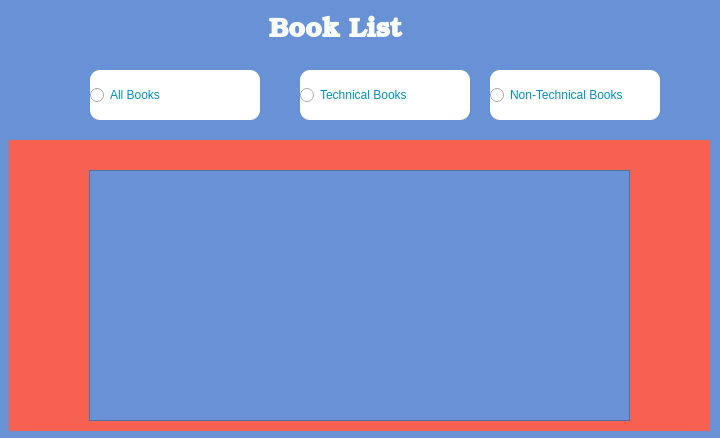
<?xml version="1.0" encoding="UTF-8"?>
<ui version="4.0">
 <class>stakW</class>
 <widget class="QDialog" name="stakW">
  <property name="geometry">
   <rect>
    <x>0</x>
    <y>0</y>
    <width>720</width>
    <height>438</height>
   </rect>
  </property>
  <property name="windowTitle">
   <string>Dialog</string>
  </property>
  <property name="styleSheet">
   <string notr="true">background-color: #6892d5;
color: #f8fcfb;</string>
  </property>
  <widget class="QLabel" name="label_4">
   <property name="geometry">
    <rect>
     <x>240</x>
     <y>10</y>
     <width>191</width>
     <height>41</height>
    </rect>
   </property>
   <property name="font">
    <font>
     <family>URW Bookman</family>
     <pointsize>20</pointsize>
     <bold>true</bold>
    </font>
   </property>
   <property name="styleSheet">
    <string notr="true">color: #f8fcfb;</string>
   </property>
   <property name="text">
    <string>Book List</string>
   </property>
   <property name="scaledContents">
    <bool>false</bool>
   </property>
   <property name="alignment">
    <set>Qt::AlignCenter</set>
   </property>
  </widget>
  <widget class="QRadioButton" name="tech_radioButton_2">
   <property name="geometry">
    <rect>
     <x>300</x>
     <y>70</y>
     <width>170</width>
     <height>50</height>
    </rect>
   </property>
   <property name="styleSheet">
    <string notr="true">color:#0091bf;
border-radius:10px;
background-color: rgb(255, 255, 255);
</string>
   </property>
   <property name="text">
    <string>Technical Books</string>
   </property>
  </widget>
  <widget class="QRadioButton" name="all_radioButton_3">
   <property name="geometry">
    <rect>
     <x>90</x>
     <y>70</y>
     <width>170</width>
     <height>50</height>
    </rect>
   </property>
   <property name="styleSheet">
    <string notr="true">color:#0091bf;
border-radius:10px;
background-color: rgb(255, 255, 255);
</string>
   </property>
   <property name="text">
    <string>All Books</string>
   </property>
  </widget>
  <widget class="QRadioButton" name="nonT_radioButton">
   <property name="geometry">
    <rect>
     <x>490</x>
     <y>70</y>
     <width>170</width>
     <height>50</height>
    </rect>
   </property>
   <property name="styleSheet">
    <string notr="true">color:#0091bf;
border-radius:10px;
background-color: rgb(255, 255, 255);
</string>
   </property>
   <property name="text">
    <string>Non-Technical Books</string>
   </property>
  </widget>
  <widget class="QStackedWidget" name="stackedWidget">
   <property name="geometry">
    <rect>
     <x>9</x>
     <y>140</y>
     <width>701</width>
     <height>291</height>
    </rect>
   </property>
   <property name="styleSheet">
    <string notr="true">background-color: #6892d5;
color: #f8fcfb;</string>
   </property>
   <property name="currentIndex">
    <number>1</number>
   </property>
   <widget class="QWidget" name="page">
    <widget class="QTableView" name="tableView">
     <property name="geometry">
      <rect>
       <x>100</x>
       <y>21</y>
       <width>541</width>
       <height>251</height>
      </rect>
     </property>
    </widget>
   </widget>
   <widget class="QWidget" name="page_2">
    <property name="styleSheet">
     <string notr="true">background-color: rgb(246, 97, 81);</string>
    </property>
    <widget class="QTableView" name="tableView_2">
     <property name="geometry">
      <rect>
       <x>80</x>
       <y>30</y>
       <width>541</width>
       <height>251</height>
      </rect>
     </property>
     <property name="styleSheet">
      <string notr="true">background-color: #6892d5;
color: #f8fcfb;</string>
     </property>
    </widget>
   </widget>
   <widget class="QWidget" name="page_3">
    <property name="styleSheet">
     <string notr="true">background-color: rgb(143, 240, 164);</string>
    </property>
    <widget class="QTableView" name="tableView_3">
     <property name="geometry">
      <rect>
       <x>90</x>
       <y>30</y>
       <width>541</width>
       <height>251</height>
      </rect>
     </property>
     <property name="styleSheet">
      <string notr="true">background-color: #6892d5;
color: #f8fcfb;</string>
     </property>
    </widget>
   </widget>
  </widget>
 </widget>
 <resources/>
 <connections/>
</ui>
